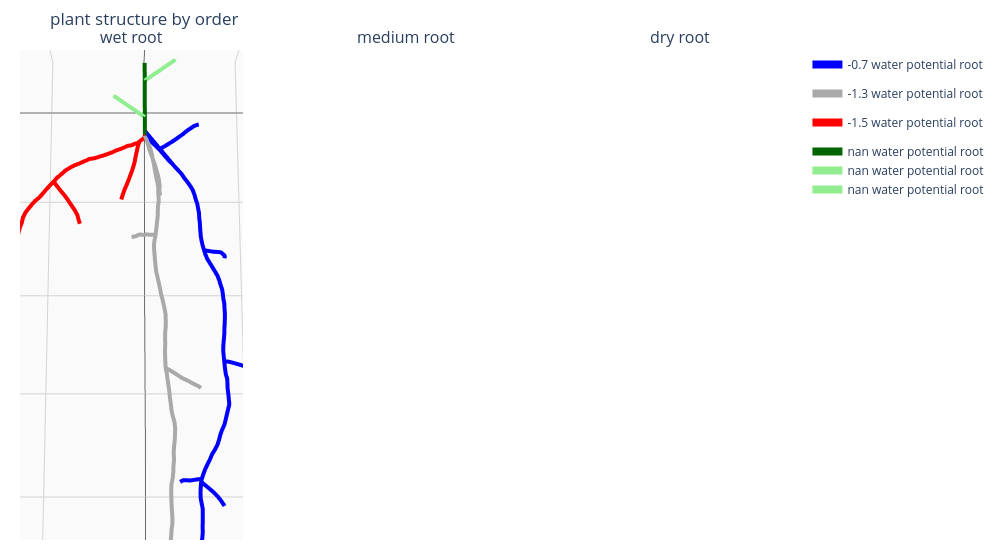

Here is the notebook cell this chart was saved with:
### Code cell
from plotly.subplots import make_subplots
from itertools import cycle


water_p_list = [[0.1, 0.1, 0.1], [0.8, 0.8, 0.8], [1.5, 1.5, 1.5], [1.5, 0.8, 0.1] , 
                [0.3, 0.3, 0.3] , [0.5, 0.5, 0.5] , [0.7, 0.7, 0.7] , [0.9, 0.9, 0.9], 
                [1.1, 1.1, 1.1] , [1.3, 1.3, 1.3] ,[1.5, 1.2, 0.6] , [1.5, 1.3, 0.7] ]
name = "small_2020.xml"
time_total = 60
name_list = []
for i, water_p in enumerate(water_p_list):
    water_dry, water_middle, water_wet =  water_p
    output_name = "{}_{}_{}_{}_{}".format(name, time_total, water_dry, water_middle, water_wet)
    name_list.append("{}.csv".format(output_name))


plotly_colors = [['blue', 'darkgreen',"lightgreen",  'lightgreen' , "darkgrey",  
                           'red'], 
                          [ 'darkgrey',  
                           'lightgrey'] ,
                          [ 'red',  
                           'orange']  
                           ]



fig =  make_subplots(rows=1, cols=3,
                    specs=[[{'is_3d': True}, {'is_3d': True},{'is_3d': True}]],
                    print_grid=False, subplot_titles=("wet root","medium root", "dry root") )


nnn=59
# def runfig(nnn):
for j,name in enumerate(name_list[11:12]):
    def plotly_color_map(names):
        return dict(zip(names, plotly_colors[j]))
    df = pd.read_csv(name)
    t = nnn
    test = df[df["time"] ==t ]
    organ_number = df[df["time"] ==t]["organ_id"].max()
    features = []
    organs = []
    orders = []
    waters = []

    i =0
    for i in range(int(organ_number)+1):
        ogs = test[test["organ_id"] == i]
        missing_2nd_id = ogs[ogs["id"] == ogs["id"].min()]["id"].tolist()[0]
    #     print(   i, missing_2nd_id)
        if test[test["id"] == missing_2nd_id]["organ_type"].tolist()[0] < 3:
            missing_1st_id = test[test["connection_2"] == missing_2nd_id]["connection_1"].tolist()[0]
        else:
            missing_1st_id = test[test["connection_1"] == missing_2nd_id]["connection_2"].tolist()[0]
        missing_node = test[test["id"] == missing_1st_id]
        ms = missing_node.copy(deep=True)
    #     print(ms["id"].tolist())
        ms.loc[:,"organ_id"]= i
    #     print(ms)
        test=test.append(ms)


    df = test.sort_index()

    for i in range(organ_number+1):
        corx=df[df["time"] ==t ][df["organ_id"] == i]["coor_x"].tolist()
        cory=df[df["time"] ==t ][df["organ_id"] == i]["coor_y"].tolist()
        corz=df[df["time"] ==t ][df["organ_id"] == i]["coor_z"].tolist()
        organ_id=df[df["time"] ==t ][df["organ_id"] == i]["organ_id"].tolist()
        order=df[df["time"] ==t ][df["organ_id"] == i]["order"].tolist()
        water=df[df["time"] ==t ][df["organ_id"] == i]["root_water"].tolist()

        features.append([corx, cory, corz])
        organs.append(organ_id)
        orders.append(order)
        waters.append(water)



    legend_groups = [l[-1] for l in waters]

    traces = [False if (len(legend_groups[:i])>0 and l in legend_groups[:i]) 
              else True for i, l in enumerate(legend_groups)]

    cm = plotly_color_map(set(legend_groups))




    for i, feat in enumerate(features):
        feat = np.array(feat)
        fig.add_trace(
            go.Scatter3d(
                x=feat[0,:],
                y=feat[1,:],
                z=feat[2,:],
    #             mode='lines+markers',
                mode='lines',
                line={"color":cm[legend_groups[i]], "width" : 8},
    #             marker=dict(
    #             color=cm[legend_groups[i]],
    #             size=0,
    #             line=dict(
    #                 color='MediumPurple',
    #                 width=0
    #             )
    #         ),
                legendgroup=legend_groups[i],
                hovertext=orders[i],
                showlegend=traces[i],
                name="{} water potential root".format(legend_groups[i]),
            ),
            row=1, col=j+1
        )




# fig.update_layout(title = 'Locales', width=1950, height=750, plot_bgcolor='rgb(255,255,255)')

scence = dict(
                    xaxis = dict(
                         backgroundcolor="rgb(250, 250, 250)",
                         gridcolor="lightgrey",
                         showbackground=True,
                         zerolinecolor="black",),
                    yaxis = dict(
                        backgroundcolor="rgb(250, 250,250)",
                        gridcolor="lightgrey",
                        showbackground=True,
                        zerolinecolor="black"),
                    zaxis = dict(
                        backgroundcolor="rgb(250, 250,250)",
                        gridcolor="lightgrey",
                        showbackground=True,
                        zerolinecolor="black",),)
fig.update_layout(scene = scence,
                    width=700,
                    margin=dict(
                    r=10, l=10,
                    b=10, t=10)
                  )

fig.update_layout(scene2 = scence,
                    width=700,
                    margin=dict(
                    r=10, l=10,
                    b=10, t=10)
                  )


fig.update_layout(scene3 = scence,
                    width=1800,
                    margin=dict(
                    r=10, l=10,
                    b=10, t=10)
                  )


camera = dict(
eye=dict(x=0, y=2, z=-0.3))


fig.update_layout(scene_camera=camera)
fig.update_layout(scene2_camera=camera)
fig.update_layout(scene3_camera=camera)

fig.update_layout(autosize=False, scene = dict(
                    xaxis_title='X AXIS ',
                    yaxis_title='Y AXIS ',
                    zaxis_title='Z AXIS '),
                    width=1000,
                    margin=dict(r=20, b=20, l=20, t=50), title_text= "plant structure by order")

fig.show()

### Figure 1 — Plotly figure (JSON) as saved in the notebook; plotly's stock layout.template omitted (floating-point values rounded to 4 significant figures)
{"data": [{"hovertext": ["1", "1", "1", "1", "1", "1", "1", "1", "1", "1", "1", "1", "1", "1", "1", "1", "1", "1", "1", "1", "1", "1", "1", "1", "1", "1", "1", "1", "1", "1", "1", "1", "1", "1", "1", "1", "1", "1", "1", "1", "1", "1", "1", "1", "1", "1", "1", "1", "1", "1", "1", "1", "1", "1", "1", "1", "1", "1", "1", "1", "1", "1", "1", "1", "1", "1", "1", "1", "1", "1", "1", "1", "1", "1", "1", "1", "1", "1", "1", "1", "1", "1", "1", "1", "1", "1", "1", "1", "1", "1", "1", "1", "1", "1", "1", "1", "1"], "legendgroup": "-0.7", "line": {"color": "blue", "width": 8}, "mode": "lines", "name": "-0.7 water potential root", "scene": "scene", "showlegend": true, "type": "scatter3d", "x": [0, -0.001836, -0.00366, -0.00548, -0.007306, -0.009012, -0.01064, -0.01234, -0.0141, 0, -0.01584, -0.0176, -0.01925, -0.02055, -0.02208, -0.02343, -0.02475, -0.02564, -0.02627, -0.02706, -0.02752, -0.02798, -0.02811, -0.02845, -0.02847, -0.02855, -0.02867, -0.02904, -0.02953, -0.03024, -0.03097, -0.03198, -0.03332, -0.03466, -0.036, -0.03727, -0.03821, -0.03893, -0.03973, -0.04002, -0.04016, -0.04054, -0.0405, -0.04056, -0.04042, -0.04031, -0.04006, -0.03994, -0.03965, -0.03935, -0.0391, -0.03897, -0.03902, -0.03908, -0.03908, -0.03915, -0.03911, -0.03922, -0.03959, -0.03947, -0.03936, -0.03955, -0.0397, -0.03987, -0.03923, -0.03859, -0.038, -0.03734, -0.03624, -0.03538, -0.03472, -0.03397, -0.03274, -0.03139, -0.03034, -0.02912, -0.02798, -0.02708, -0.02625, -0.02595, -0.0257, -0.02554, -0.02557, -0.02598, -0.02635, -0.02619, -0.02615, -0.026, -0.02592, -0.02559, -0.0248, -0.02427, -0.02403, -0.02418, -0.02434, -0.02439, -0.02464], "y": [0, -0.0009572, -0.002, -0.003056, -0.00392, -0.004666, -0.005389, -0.006073, -0.006702, 0, -0.007339, -0.007715, -0.007887, -0.007862, -0.007917, -0.007777, -0.008122, -0.008509, -0.008724, -0.008903, -0.009202, -0.009524, -0.0101, -0.01052, -0.01016, -0.009673, -0.009444, -0.009422, -0.009282, -0.009577, -0.009774, -0.01004, -0.01066, -0.01132, -0.01197, -0.01256, -0.0132, -0.01365, -0.01409, -0.01401, -0.01351, -0.01319, -0.01291, -0.01232, -0.01194, -0.01189, -0.01173, -0.0113, -0.01105, -0.01096, -0.01084, -0.0101, -0.009314, -0.00852, -0.00852, -0.007755, -0.006353, -0.005249, -0.003824, -0.002781, -0.00194, -0.00145, -0.001262, -0.00109, -0.001198, -0.001293, -0.001466, -0.001538, -0.001695, -0.001847, -0.00203, -0.002399, -0.002401, -0.00246, -0.002321, -0.0021, -0.00204, -0.002283, -0.00233, -0.002331, -0.00235, -0.002201, -0.002225, -0.001754, -0.001068, -0.0005668, -0.0002445, 4.57e-05, 0.0007245, 0.001402, 0.001602, 0.001817, 0.002114, 0.002321, 0.002223, 0.00241, 0.002289], "z": [-0.02, -0.0214, -0.02276, -0.02411, -0.02558, -0.02725, -0.029, -0.0307, -0.03236, -0.0175, -0.03404, -0.03578, -0.03765, -0.03978, -0.04176, -0.04386, -0.04595, -0.04826, -0.05067, -0.05303, -0.05547, -0.05791, -0.06034, -0.06278, -0.06525, -0.0677, -0.07019, -0.07266, -0.07511, -0.07749, -0.07987, -0.08214, -0.08416, -0.08617, -0.08817, -0.09025, -0.09247, -0.09482, -0.09715, -0.09963, -0.1021, -0.1045, -0.107, -0.1094, -0.1119, -0.1144, -0.1169, -0.1193, -0.1218, -0.1243, -0.1268, -0.1292, -0.1315, -0.1339, -0.1339, -0.1363, -0.1384, -0.1406, -0.1426, -0.1449, -0.1472, -0.1497, -0.1522, -0.1547, -0.1571, -0.1595, -0.1619, -0.1643, -0.1666, -0.1689, -0.1713, -0.1737, -0.1758, -0.1779, -0.1802, -0.1824, -0.1846, -0.1869, -0.1893, -0.1905, -0.193, -0.1955, -0.198, -0.2004, -0.2028, -0.2053, -0.2077, -0.2102, -0.2126, -0.215, -0.2174, -0.2198, -0.2223, -0.2248, -0.2273, -0.2297, -0.2316]}, {"hovertext": ["1", "2", "2", "2", "2", "2", "2", "2", "2", "2", "2", "2", "2"], "legendgroup": "-0.7", "line": {"color": "blue", "width": 8}, "mode": "lines", "name": "-0.7 water potential root", "scene": "scene", "showlegend": false, "type": "scatter3d", "x": [-0.007306, -0.009448, -0.01141, -0.01342, -0.01542, -0.01723, -0.019, -0.02068, -0.02234, -0.02234, -0.02399, -0.02584, -0.02614], "y": [-0.00392, -0.002796, -0.001425, -0.0001882, 0.00102, 0.002529, 0.004144, 0.005787, 0.007579, 0.007584, 0.009385, 0.01107, 0.01139], "z": [-0.02558, -0.02495, -0.02423, -0.0234, -0.0225, -0.02168, -0.02097, -0.0201, -0.01961, -0.01961, -0.01909, -0.01911, -0.01919]}, {"hovertext": ["1", "2", "2", "2", "2", "2", "2", "2", "2", "2", "2", "2"], "legendgroup": "-0.7", "line": {"color": "blue", "width": 8}, "mode": "lines", "name": "-0.7 water potential root", "scene": "scene", "showlegend": false, "type": "scatter3d", "x": [-0.03024, -0.03139, -0.03274, -0.034, -0.03511, -0.03617, -0.03687, -0.03719, -0.03742, -0.03765, -0.03713, -0.03713], "y": [-0.009577, -0.007476, -0.005497, -0.003466, -0.001295, 0.0008901, 0.003191, 0.005429, 0.007687, 0.009921, 0.0118, 0.0118], "z": [-0.07749, -0.07822, -0.07893, -0.07965, -0.08022, -0.0808, -0.08148, -0.08255, -0.0836, -0.0847, -0.08627, -0.08627]}, {"hovertext": ["1", "2", "2", "2", "2", "2", "2", "2", "2", "2", "2"], "legendgroup": "-0.7", "line": {"color": "blue", "width": 8}, "mode": "lines", "name": "-0.7 water potential root", "scene": "scene", "showlegend": false, "type": "scatter3d", "x": [-0.03908, -0.04084, -0.04268, -0.04453, -0.04647, -0.0481, -0.04966, -0.05069, -0.05137, -0.05138, -0.05143], "y": [-0.00852, -0.006761, -0.005181, -0.003625, -0.002201, -0.0005362, 0.001122, 0.003111, 0.004614, 0.004626, 0.00474], "z": [-0.1339, -0.1342, -0.1348, -0.1354, -0.1361, -0.137, -0.138, -0.1392, -0.141, -0.141, -0.1412]}, {"hovertext": ["1", "2", "2", "2", "2", "2", "2", "2"], "legendgroup": "-0.7", "line": {"color": "blue", "width": 8}, "mode": "lines", "name": "-0.7 water potential root", "scene": "scene", "showlegend": false, "type": "scatter3d", "x": [-0.02625, -0.02475, -0.02306, -0.02133, -0.01992, -0.01849, -0.01702, -0.01694], "y": [-0.00233, -0.004277, -0.006037, -0.007753, -0.009801, -0.01184, -0.01357, -0.01368], "z": [-0.1893, -0.1897, -0.1903, -0.1908, -0.1911, -0.1913, -0.1923, -0.1924]}, {"hovertext": ["1", "2", "2", "2", "2", "2", "2", "2"], "legendgroup": "-0.7", "line": {"color": "blue", "width": 8}, "mode": "lines", "name": "-0.7 water potential root", "scene": "scene", "showlegend": false, "type": "scatter3d", "x": [-0.02595, -0.02786, -0.02979, -0.0317, -0.03345, -0.03498, -0.03621, -0.03627], "y": [-0.002331, -0.002022, -0.001745, -0.00143, -0.001179, -0.000665, 0.000308, 0.0003478], "z": [-0.1905, -0.1921, -0.1937, -0.1953, -0.197, -0.199, -0.2009, -0.201]}, {"hovertext": ["1", "1", "1", "1", "1", "1", "1", "1", "1", "1", "1", "1", "1", "1", "1", "1", "1", "1", "1", "1", "1", "1", "1", "1", "1", "1", "1", "1", "1", "1", "1", "1", "1", "1", "1", "1", "1", "1", "1", "1", "1", "1", "1", "1", "1", "1", "1", "1", "1", "1", "1", "1", "1", "1", "1", "1", "1", "1", "1", "1", "1", "1", "1", "1", "1", "1", "1", "1", "1", "1", "1", "1", "1", "1", "1", "1", "1", "1", "1", "1", "1", "1", "1", "1", "1", "1", "1", "1"], "legendgroup": "-1.3", "line": {"color": "darkgrey", "width": 8}, "mode": "lines", "name": "-1.3 water potential root", "scene": "scene", "showlegend": true, "type": "scatter3d", "x": [0, 6.478e-05, -0.0002783, -0.0005037, -0.0006749, -0.0007341, -0.001343, -0.001763, -0.002178, -0.002572, -0.002854, -0.003116, -0.003492, -0.003789, -0.004075, -0.00441, -0.004774, -0.005292, -0.005522, -0.005436, -0.005574, -0.005512, -0.005167, -0.005062, -0.004984, -0.004687, -0.004437, -0.004162, -0.003842, -0.003354, -0.003064, -0.003084, -0.003271, -0.003417, -0.003643, -0.0039, -0.00438, -0.004891, -0.005322, -0.005719, -0.006245, -0.006732, -0.007208, -0.007589, -0.00762, -0.007619, -0.007343, -0.007273, -0.007333, -0.00719, -0.007225, -0.007314, -0.007445, -0.007445, -0.007935, -0.008256, -0.008634, -0.00897, -0.009148, -0.009494, -0.009708, -0.01023, -0.0109, -0.01111, -0.01102, -0.01091, -0.01057, -0.01043, -0.01056, -0.01027, -0.01016, -0.009846, -0.009314, -0.009176, -0.009235, -0.009301, -0.009436, -0.009605, -0.009634, -0.009615, -0.00927, -0.009088, -0.008762, -0.008662, -0.008123, -0.007645, -0.00712, -0.006339], "y": [0, 0.001893, 0.003998, 0.006046, 0.008097, 0.01005, 0.01177, 0.0134, 0.01477, 0.01616, 0.01751, 0.01859, 0.01962, 0.02056, 0.02136, 0.02213, 0.02272, 0.02302, 0.0233, 0.02417, 0.02496, 0.02556, 0.02603, 0.02676, 0.02762, 0.02834, 0.02899, 0.02987, 0.03044, 0.0311, 0.03171, 0.03233, 0.03258, 0.03275, 0.03299, 0.03331, 0.03382, 0.03424, 0.03477, 0.03536, 0.03592, 0.03649, 0.03694, 0.0372, 0.03722, 0.03711, 0.03733, 0.03747, 0.03734, 0.03744, 0.03731, 0.03715, 0.03687, 0.03687, 0.03665, 0.03633, 0.03606, 0.03593, 0.03615, 0.03634, 0.03657, 0.03659, 0.03678, 0.03718, 0.03724, 0.03703, 0.03713, 0.03692, 0.03696, 0.03725, 0.0374, 0.03764, 0.03796, 0.03806, 0.03792, 0.0377, 0.03728, 0.03683, 0.03677, 0.03685, 0.03669, 0.03673, 0.03693, 0.0372, 0.03759, 0.03769, 0.03772, 0.03805], "z": [-0.02, -0.02163, -0.02294, -0.02435, -0.02577, -0.02734, -0.02904, -0.03089, -0.03294, -0.03498, -0.03706, -0.0393, -0.04155, -0.04385, -0.0462, -0.04855, -0.05096, -0.05338, -0.05586, -0.0582, -0.06057, -0.06299, -0.06542, -0.06781, -0.07016, -0.07254, -0.07494, -0.07726, -0.07967, -0.08203, -0.08444, -0.08686, -0.08934, -0.09183, -0.09431, -0.09678, -0.09917, -0.1016, -0.104, -0.1064, -0.1088, -0.1111, -0.1136, -0.116, -0.1185, -0.121, -0.1235, -0.126, -0.1285, -0.131, -0.1335, -0.136, -0.1384, -0.1385, -0.1409, -0.1434, -0.1458, -0.1483, -0.1508, -0.1532, -0.1557, -0.1582, -0.1606, -0.163, -0.1655, -0.168, -0.1705, -0.173, -0.1755, -0.1779, -0.1804, -0.1829, -0.1853, -0.1878, -0.1903, -0.1928, -0.1953, -0.1977, -0.1981, -0.2006, -0.203, -0.2055, -0.208, -0.2105, -0.2129, -0.2153, -0.2178, -0.2201]}, {"hovertext": ["1", "2", "2", "2", "2", "2", "2", "2", "2", "2", "2", "2", "2", "2"], "legendgroup": "-1.3", "line": {"color": "darkgrey", "width": 8}, "mode": "lines", "name": "-1.3 water potential root", "scene": "scene", "showlegend": false, "type": "scatter3d", "x": [-0.0006749, -0.001415, -0.002086, -0.002954, -0.003806, -0.004649, -0.005331, -0.005963, -0.006494, -0.006769, -0.006976, -0.006735, -0.007082, -0.007104], "y": [0.008097, 0.007449, 0.006869, 0.006448, 0.005957, 0.005668, 0.005552, 0.005695, 0.006109, 0.006693, 0.007269, 0.008089, 0.00816, 0.00817], "z": [-0.02577, -0.02807, -0.03041, -0.03271, -0.03501, -0.03735, -0.03975, -0.04216, -0.04457, -0.04699, -0.04941, -0.05176, -0.05423, -0.05436]}, {"hovertext": ["1", "2", "2", "2", "2", "2", "2", "2", "2", "2", "2", "2"], "legendgroup": "-1.3", "line": {"color": "darkgrey", "width": 8}, "mode": "lines", "name": "-1.3 water potential root", "scene": "scene", "showlegend": false, "type": "scatter3d", "x": [-0.003842, -0.002451, -0.001162, 0.0002063, 0.001452, 0.002535, 0.003549, 0.004315, 0.005057, 0.005903, 0.006542, 0.006821], "y": [0.03044, 0.03247, 0.03453, 0.0366, 0.03861, 0.04083, 0.04306, 0.04525, 0.04745, 0.04968, 0.05201, 0.0528], "z": [-0.07967, -0.08009, -0.08067, -0.081, -0.08181, -0.08223, -0.08273, -0.08366, -0.08458, -0.08533, -0.08598, -0.08622]}, {"hovertext": ["1", "2", "2", "2", "2", "2", "2", "2", "2", "2"], "legendgroup": "-1.3", "line": {"color": "darkgrey", "width": 8}, "mode": "lines", "name": "-1.3 water potential root", "scene": "scene", "showlegend": false, "type": "scatter3d", "x": [-0.007445, -0.009399, -0.01118, -0.01298, -0.01475, -0.01665, -0.01851, -0.02049, -0.02233, -0.02338], "y": [0.03687, 0.03563, 0.0342, 0.0328, 0.03145, 0.03002, 0.0286, 0.02743, 0.02595, 0.02509], "z": [-0.1385, -0.1394, -0.1404, -0.1415, -0.1426, -0.1433, -0.1442, -0.1452, -0.146, -0.1468]}, {"hovertext": ["1", "1", "1", "1", "1", "1", "1", "1", "1", "1", "1", "1", "1", "1", "1", "1", "1", "1", "1", "1", "1", "1", "1", "1", "1", "1", "1", "1", "1", "1", "1", "1", "1", "1", "1", "1", "1", "1", "1", "1", "1", "1", "1", "1", "1", "1", "1", "1", "1", "1", "1", "1", "1", "1", "1", "1", "1", "1", "1", "1", "1", "1", "1", "1", "1", "1", "1", "1", "1", "1", "1", "1", "1", "1", "1", "1", "1", "1", "1", "1", "1", "1", "1", "1", "1", "1", "1"], "legendgroup": "-1.5", "line": {"color": "red", "width": 8}, "mode": "lines", "name": "-1.5 water potential root", "scene": "scene", "showlegend": true, "type": "scatter3d", "x": [0, 0, 0.0004585, 0.001378, 0.002204, 0.002897, 0.003525, 0.00431, 0.005096, 0.006046, 0.007053, 0.00826, 0.009239, 0.01057, 0.01212, 0.01373, 0.01553, 0.01755, 0.01959, 0.02165, 0.02365, 0.02564, 0.02769, 0.02974, 0.03184, 0.0339, 0.03603, 0.03792, 0.03986, 0.04157, 0.04158, 0.04337, 0.04511, 0.04677, 0.04845, 0.05038, 0.05211, 0.05374, 0.05532, 0.05653, 0.05721, 0.05818, 0.05897, 0.05962, 0.06053, 0.06137, 0.06196, 0.06269, 0.06316, 0.06343, 0.06354, 0.06386, 0.06419, 0.06437, 0.06482, 0.0651, 0.06476, 0.06424, 0.06416, 0.06351, 0.06325, 0.06315, 0.06314, 0.06303, 0.06363, 0.06372, 0.06384, 0.06394, 0.06389, 0.0637, 0.06384, 0.06371, 0.0637, 0.06384, 0.06387, 0.06389, 0.06398, 0.06402, 0.06371, 0.06371, 0.06364, 0.06334, 0.06282, 0.0628, 0.06261, 0.0625, 0.06244], "y": [0, 0, 0.001553, 0.00331, 0.005226, 0.007156, 0.009112, 0.01118, 0.0133, 0.01523, 0.01715, 0.01912, 0.0211, 0.02271, 0.0242, 0.02572, 0.02678, 0.02767, 0.02857, 0.02953, 0.03054, 0.03183, 0.03253, 0.03323, 0.03391, 0.03445, 0.03433, 0.0341, 0.03348, 0.03246, 0.03246, 0.03155, 0.03067, 0.02978, 0.02847, 0.0274, 0.02636, 0.02526, 0.02424, 0.02328, 0.02223, 0.02163, 0.02048, 0.01901, 0.01811, 0.0171, 0.0165, 0.01587, 0.01551, 0.01524, 0.01457, 0.01354, 0.01248, 0.01149, 0.01033, 0.009462, 0.008999, 0.008891, 0.008517, 0.007929, 0.006906, 0.005767, 0.004764, 0.003681, 0.003276, 0.003047, 0.002984, 0.003286, 0.003717, 0.004085, 0.004487, 0.005066, 0.005587, 0.005911, 0.006247, 0.006695, 0.006928, 0.007486, 0.008074, 0.008079, 0.008206, 0.008753, 0.009526, 0.01026, 0.01093, 0.01153, 0.01177], "z": [-0.02, -0.02, -0.0219, -0.02343, -0.0248, -0.02623, -0.02766, -0.02882, -0.02989, -0.03117, -0.03241, -0.03333, -0.0345, -0.03587, -0.03716, -0.03831, -0.03969, -0.04086, -0.04198, -0.04302, -0.04413, -0.04492, -0.04617, -0.04742, -0.04859, -0.04991, -0.05121, -0.05283, -0.05428, -0.0558, -0.05581, -0.05729, -0.05885, -0.0605, -0.06182, -0.06299, -0.06446, -0.06601, -0.06765, -0.06961, -0.07178, -0.07401, -0.07608, -0.07799, -0.08014, -0.08227, -0.08462, -0.08693, -0.08936, -0.09183, -0.09423, -0.09649, -0.09873, -0.101, -0.1032, -0.1055, -0.1079, -0.1104, -0.1129, -0.1152, -0.1175, -0.1197, -0.122, -0.1242, -0.1266, -0.1291, -0.1316, -0.1341, -0.1365, -0.139, -0.1415, -0.1439, -0.1463, -0.1488, -0.1513, -0.1537, -0.1562, -0.1587, -0.1611, -0.1611, -0.1618, -0.1642, -0.1666, -0.1689, -0.1713, -0.1738, -0.1746]}, {"hovertext": ["1", "2", "2", "2", "2", "2", "2", "2", "2", "2", "2", "2", "2", "2"], "legendgroup": "-1.5", "line": {"color": "red", "width": 8}, "mode": "lines", "name": "-1.5 water potential root", "scene": "scene", "showlegend": false, "type": "scatter3d", "x": [0.002897, 0.0037, 0.00423, 0.004754, 0.005192, 0.005839, 0.006585, 0.007492, 0.008356, 0.009303, 0.01031, 0.01119, 0.01194, 0.01206], "y": [0.007156, 0.006199, 0.004884, 0.003567, 0.002181, 0.0008203, -0.0004722, -0.001465, -0.002693, -0.003929, -0.004915, -0.005719, -0.006579, -0.006685], "z": [-0.02623, -0.0284, -0.03046, -0.03252, -0.03455, -0.03655, -0.03855, -0.04066, -0.04266, -0.04462, -0.04668, -0.04888, -0.0511, -0.05155]}, {"hovertext": ["1", "2", "2", "2", "2", "2", "2", "2", "2", "2", "2", "2"], "legendgroup": "-1.5", "line": {"color": "red", "width": 8}, "mode": "lines", "name": "-1.5 water potential root", "scene": "scene", "showlegend": false, "type": "scatter3d", "x": [0.04158, 0.04073, 0.03982, 0.03885, 0.03774, 0.03666, 0.03565, 0.03452, 0.03333, 0.03244, 0.03187, 0.03137], "y": [0.03246, 0.03023, 0.02804, 0.02591, 0.02388, 0.02192, 0.02005, 0.01827, 0.0168, 0.01501, 0.01381, 0.0131], "z": [-0.05581, -0.05656, -0.05736, -0.05824, -0.05918, -0.0603, -0.06161, -0.06296, -0.06459, -0.06609, -0.06821, -0.0698]}, {"hovertext": ["1", "2", "2", "2", "2", "2", "2", "2", "2", "2", "2"], "legendgroup": "-1.5", "line": {"color": "red", "width": 8}, "mode": "lines", "name": "-1.5 water potential root", "scene": "scene", "showlegend": false, "type": "scatter3d", "x": [0.06482, 0.06468, 0.06455, 0.06411, 0.06358, 0.06307, 0.06258, 0.06214, 0.06201, 0.0623, 0.06232], "y": [0.01033, 0.01182, 0.01343, 0.01474, 0.01598, 0.01746, 0.01888, 0.02012, 0.0213, 0.02214, 0.0222], "z": [-0.1032, -0.1052, -0.1071, -0.1092, -0.1113, -0.1132, -0.1152, -0.1174, -0.1196, -0.1219, -0.1221]}, {"hovertext": ["1", "1", "1", "1", "1", "1", "1", "1", "1", "1", "1", "1", "1", "1", "1", "1", "1", "1", "1", "1"], "legendgroup": "nan", "line": {"color": "darkgreen", "width": 8}, "mode": "lines", "name": "nan water potential root", "scene": "scene", "showlegend": true, "type": "scatter3d", "x": [0, 0, 0, 0, 0, 0, 0, 0, 0, 0, 0, 0, 0, 0, 0, 0, 0, 0, 0, 0], "y": [0, 0, 0, 0, 0, 0, 0, 0, 0, 0, 0, 0, 0, 0, 0, 0, 0, 0, 0, 0], "z": [-0.02, -0.02, -0.02, -0.02, -0.0175, -0.015, -0.0125, -0.01, -0.0075, -0.005, -0.0025, 0, 0.0025, 0.005, 0.0075, 0.01, 0.0125, 0.015, 0.0175, 0.01984]}, {"hovertext": ["1", "2", "2", "2", "2", "2", "2", "2", "2"], "legendgroup": "nan", "line": {"color": "lightgreen", "width": 8}, "mode": "lines", "name": "nan water potential root", "scene": "scene", "showlegend": true, "type": "scatter3d", "x": [0, 0.002023, 0.004045, 0.006068, 0.00809, 0.01011, 0.01214, 0.01416, 0.01605], "y": [0, -2.477e-19, -4.954e-19, -7.431e-19, -9.908e-19, -1.238e-18, -1.486e-18, -1.734e-18, -1.966e-18], "z": [-0.01, -0.008531, -0.007061, -0.005592, -0.004122, -0.002653, -0.001183, 0.0002862, 0.001661]}, {"hovertext": ["1", "2", "2", "2", "2", "2", "2", "2", "2"], "legendgroup": "nan", "line": {"color": "lightgreen", "width": 8}, "mode": "lines", "name": "nan water potential root", "scene": "scene", "showlegend": true, "type": "scatter3d", "x": [0, -0.002023, -0.004045, -0.006068, -0.00809, -0.01011, -0.01214, -0.01416, -0.01603], "y": [0, 4.954e-19, 9.908e-19, 1.486e-18, 1.982e-18, 2.477e-18, 2.972e-18, 3.468e-18, 3.926e-18], "z": [0.01, 0.01147, 0.01294, 0.01441, 0.01588, 0.01735, 0.01882, 0.02029, 0.02165]}], "layout": {"annotations": [{"font": {"size": 16}, "showarrow": false, "text": "wet root", "x": 0.1444, "xanchor": "center", "xref": "paper", "y": 1, "yanchor": "bottom", "yref": "paper"}, {"font": {"size": 16}, "showarrow": false, "text": "medium root", "x": 0.5, "xanchor": "center", "xref": "paper", "y": 1, "yanchor": "bottom", "yref": "paper"}, {"font": {"size": 16}, "showarrow": false, "text": "dry root", "x": 0.8556, "xanchor": "center", "xref": "paper", "y": 1, "yanchor": "bottom", "yref": "paper"}], "autosize": false, "margin": {"b": 20, "l": 20, "r": 20, "t": 50}, "scene": {"camera": {"eye": {"x": 0, "y": 2, "z": -0.3}}, "domain": {"x": [0, 0.2889], "y": [0, 1]}, "xaxis": {"backgroundcolor": "rgb(250, 250, 250)", "gridcolor": "lightgrey", "showbackground": true, "title": {"text": "X AXIS "}, "zerolinecolor": "black"}, "yaxis": {"backgroundcolor": "rgb(250, 250,250)", "gridcolor": "lightgrey", "showbackground": true, "title": {"text": "Y AXIS "}, "zerolinecolor": "black"}, "zaxis": {"backgroundcolor": "rgb(250, 250,250)", "gridcolor": "lightgrey", "showbackground": true, "title": {"text": "Z AXIS "}, "zerolinecolor": "black"}}, "scene2": {"camera": {"eye": {"x": 0, "y": 2, "z": -0.3}}, "domain": {"x": [0.3556, 0.6444], "y": [0, 1]}, "xaxis": {"backgroundcolor": "rgb(250, 250, 250)", "gridcolor": "lightgrey", "showbackground": true, "zerolinecolor": "black"}, "yaxis": {"backgroundcolor": "rgb(250, 250,250)", "gridcolor": "lightgrey", "showbackground": true, "zerolinecolor": "black"}, "zaxis": {"backgroundcolor": "rgb(250, 250,250)", "gridcolor": "lightgrey", "showbackground": true, "zerolinecolor": "black"}}, "scene3": {"camera": {"eye": {"x": 0, "y": 2, "z": -0.3}}, "domain": {"x": [0.7111, 1], "y": [0, 1]}, "xaxis": {"backgroundcolor": "rgb(250, 250, 250)", "gridcolor": "lightgrey", "showbackground": true, "zerolinecolor": "black"}, "yaxis": {"backgroundcolor": "rgb(250, 250,250)", "gridcolor": "lightgrey", "showbackground": true, "zerolinecolor": "black"}, "zaxis": {"backgroundcolor": "rgb(250, 250,250)", "gridcolor": "lightgrey", "showbackground": true, "zerolinecolor": "black"}}, "title": {"text": "plant structure by order"}, "width": 1000}}
